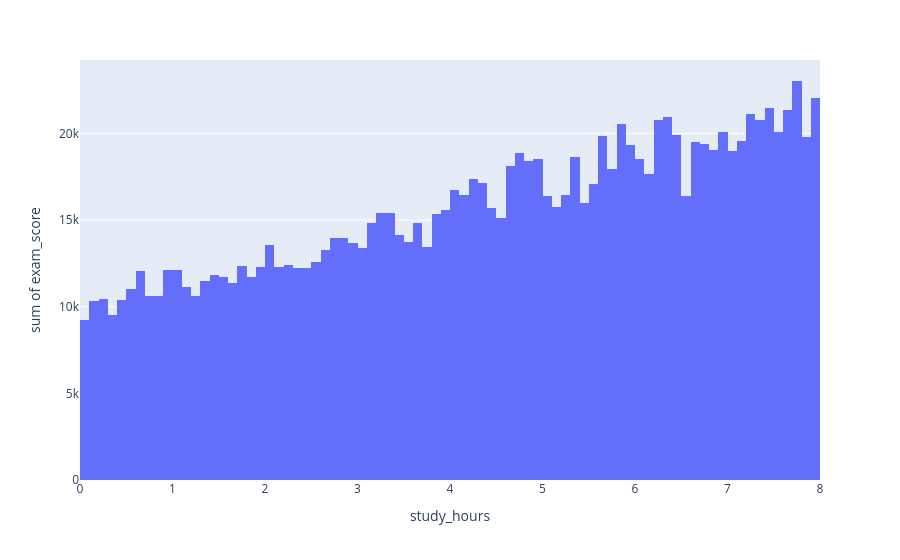

Notebook code cell kept with this figure:
### Code cell
px.histogram(df, x= 'study_hours',y= 'exam_score')

### Figure 1 — Plotly figure (JSON) as saved in the notebook; plotly's stock layout.template omitted (floating-point values rounded to 4 significant figures; data arrays with more than 128 entries replaced by an {"elided": "..."} marker saying what was removed)
{"data": [{"bingroup": "x", "histfunc": "sum", "hovertemplate": "study_hours=%{x}<br>sum of exam_score=%{y}<extra></extra>", "legendgroup": "", "marker": {"color": "#636efa", "pattern": {"shape": ""}}, "name": "", "orientation": "v", "showlegend": false, "type": "histogram", "x": {"elided": "20000 float values"}, "xaxis": "x", "y": {"elided": "20000 float values"}, "yaxis": "y"}], "layout": {"barmode": "relative", "legend": {"tracegroupgap": 0}, "margin": {"t": 60}, "xaxis": {"anchor": "y", "domain": [0, 1], "title": {"text": "study_hours"}}, "yaxis": {"anchor": "x", "domain": [0, 1], "title": {"text": "sum of exam_score"}}}}
